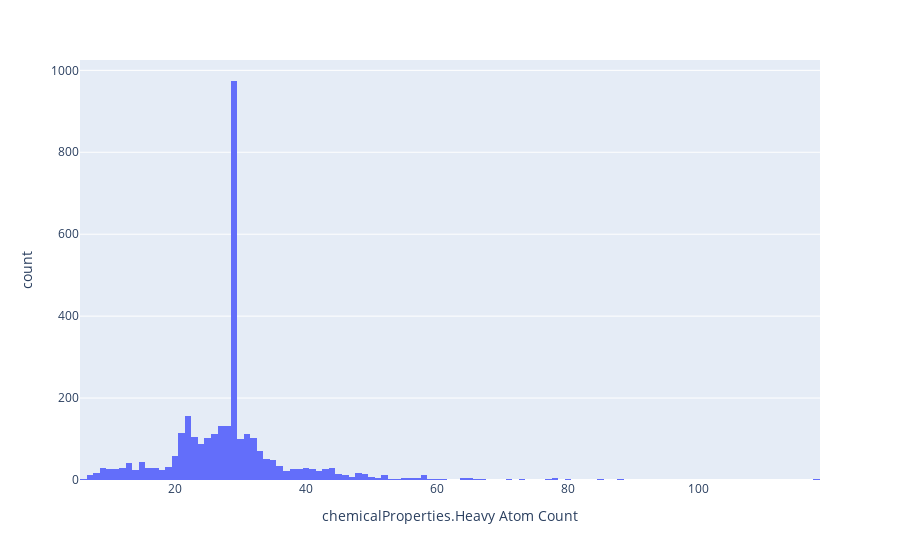

The code cell stored with this chart in its notebook:
### Code cell
import nbformat
import plotly.express as px

fig = px.histogram(df, x=numericCols[1])

fig.show()

### Figure 1 — Plotly figure (JSON) as saved in the notebook; plotly's stock layout.template omitted (floating-point values rounded to 4 significant figures; data arrays with more than 128 entries replaced by an {"elided": "..."} marker saying what was removed)
{"data": [{"alignmentgroup": "True", "bingroup": "x", "hovertemplate": "chemicalProperties.Heavy Atom Count=%{x}<br>count=%{y}<extra></extra>", "legendgroup": "", "marker": {"color": "#636efa", "pattern": {"shape": ""}}, "name": "", "offsetgroup": "", "orientation": "v", "showlegend": false, "type": "histogram", "x": {"elided": "3250 float values"}, "xaxis": "x", "yaxis": "y"}], "layout": {"barmode": "relative", "legend": {"tracegroupgap": 0}, "margin": {"t": 60}, "xaxis": {"anchor": "y", "domain": [0, 1], "title": {"text": "chemicalProperties.Heavy Atom Count"}}, "yaxis": {"anchor": "x", "domain": [0, 1], "title": {"text": "count"}}}}
